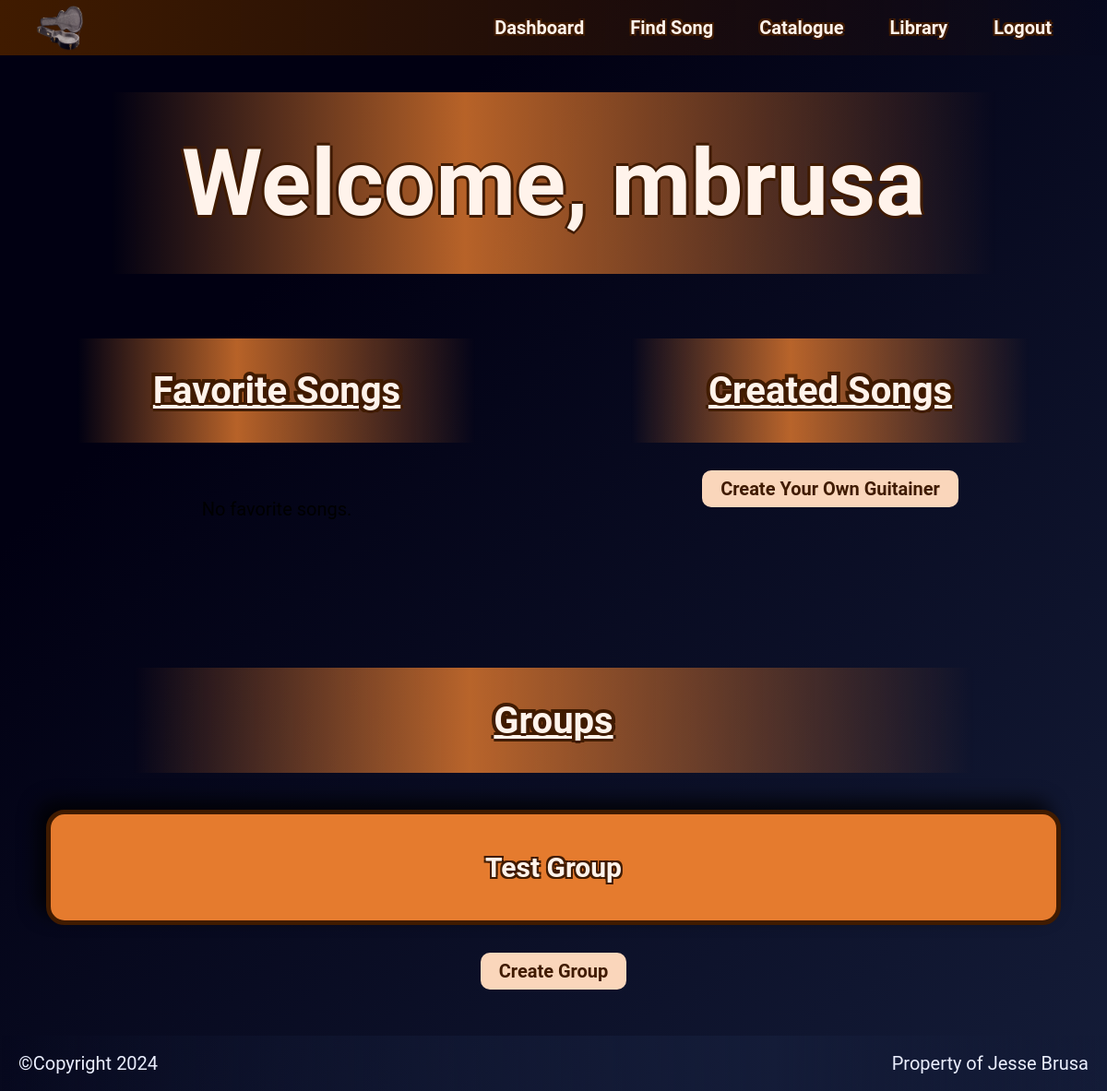
The app's page /dashboard/ (signed in), older data.
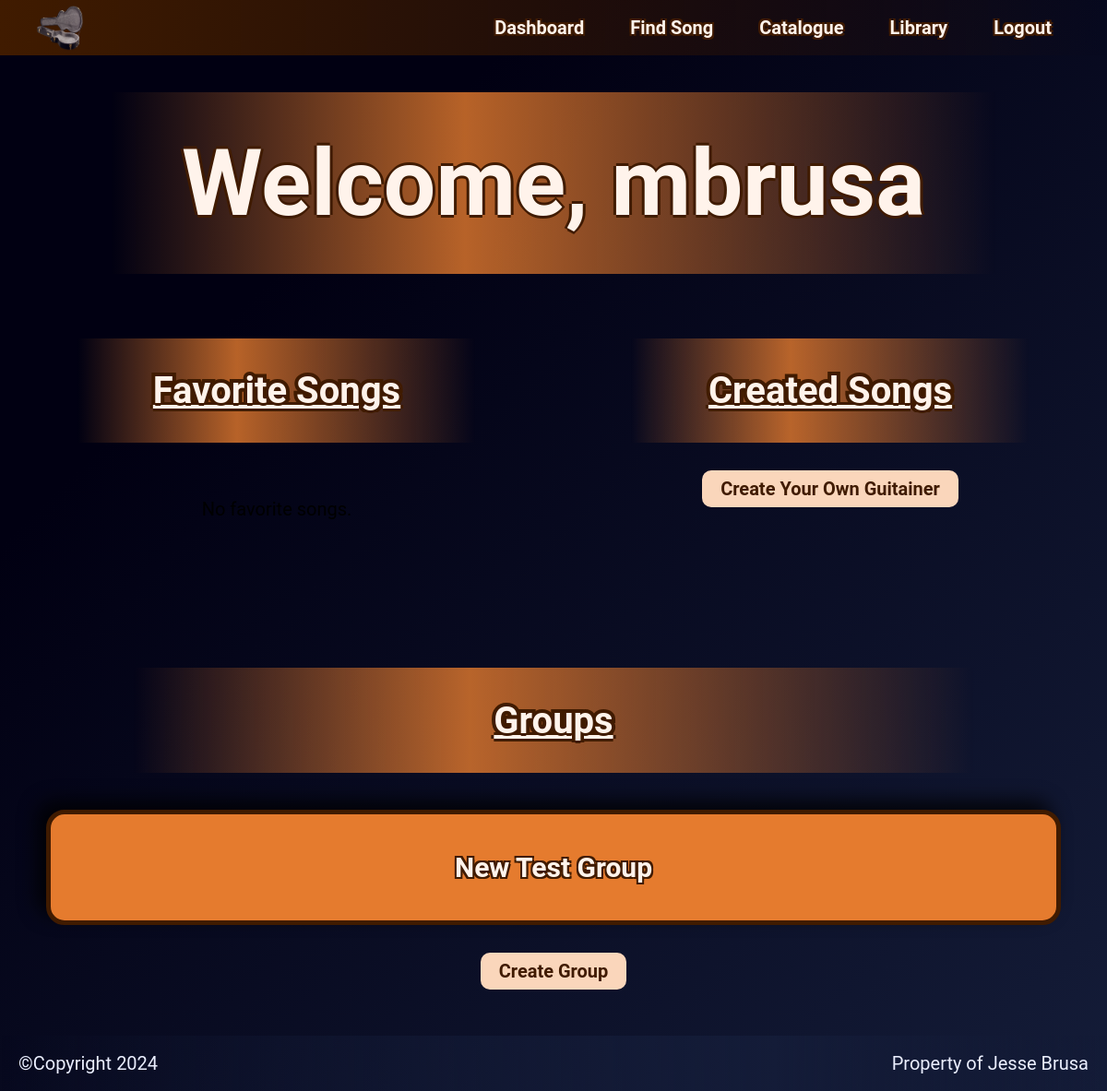
The same page, newer data.
### groups/models.py (models this page shows, shortened)
class GroupUser(models.Model):
    group = models.ForeignKey(Group, on_delete=models.CASCADE)
    user = models.ForeignKey(User, on_delete=models.CASCADE)
    admin = models.BooleanField(default=False)
    accept = models.BooleanField(default=False)

class Group(models.Model):
    name = models.CharField(max_length=255)
    message = models.TextField()

### dashboard/views.py (the view)
# urls.py: path('dashboard/', DashboardView.as_view(), name='dashboard'),
class DashboardView(LoginRequiredMixin, View):
    def get(self, request, *args, **kwargs):
        favorite_songs = Song.objects.select_related('songurl').filter(usersong__favorite=True, usersong__user=request.user)
        created_songs = Song.objects.select_related('songurl').filter(created=request.user)
        user_groups = GroupUser.objects.select_related('group').filter(user=request.user)
        group_ids = [group_user.group.id for group_user in user_groups]
        context = {
            'favorite_songs': favorite_songs,
            'created_songs': created_songs,
            'user_groups': user_groups,
            'group_ids': group_ids,
        }
        return render(request, 'base/dashboard.html', context)

### dashboard/templates/base/dashboard.html (shortened to what this page needs)
{% extends 'base/main.html' %}
{% block content %}
    <div class="bodyContainer">
        <div class="headerContainer" >
            <h1 class="dashboardHeader">Welcome, {{ user.username }}</h1>
        </div>
        <div class="dashboardContainer">
            <div>
                <div class="headerContainer">
                    <h2>Favorite Songs</h2>
                </div>
                <ul class="songListContainerHor" style="display: flex; gap: 1rem;">
                    {% for song in favorite_songs %}
                        <li data-song-id="{{ song.id }}" class="musicCardHor">
                            <a href="{% url 'song-detail' song.id %}">
                                <img src="{{ song.songurl.img }}" alt="picture of song from google">
                                <div class="titleArtist">
                                    <p class="title">{{ song.title }}</p>
                                    <p>{{ song.artist }}</p>
                                </div>
                            </a>
                    {% empty %}
                        <p>No favorite songs.</p>
                    {% endfor %}
                </ul>
            </div>
            <div>
                <div class="headerContainer">
                    <h2>Created Songs</h2>
                </div>
                <ul class="songListContainerHor" style="display: flex;">
                <div class="button-container">
                    <a href="{% url 'create-guitainer' %}" class="createSongBtn">Create Your Own Guitainer</a>
                </div>
            </div>
            <div>
                <div class="headerContainer">
                    <h2>Groups</h2>
                </div>
                <ul class="songListContainerHor" style="display: flex; gap: 1rem;">
                    {% for group_user in user_groups %}
                        {% if group_user.accept %}
                            <li class="musicCardHor">
                                <a href="{% url 'group-page' group_user.group.id %}">
                                    <p class="groupName">{{ group_user.group.name }}</p>
                                </a>
                            </li>
                        {% endif %}
                    {% empty %}
                        <p>No Groups</p>
                    {% endfor %}
                </ul>
                <div class="button-container">
                    <a href="{% url 'create-group' %}" class="createGroupBtn">Create Group</a>
                </div>
            </div>
        </div>
        {% include 'base/footer.html' %}
    </div>
    {% load static %}
{% endblock %}

### components/templates/base/main.html (shortened to what this page needs)
{% load static %}
<!DOCTYPE html>
<html lang="en">
<head>
    <link rel="stylesheet" href="{% static 'css/stylesheet.css' %}">
</head>
<body>
    {% include 'base/nav.html' %}
    {% block content %}
    {% endblock %}
</body>
</html>

### components/templates/base/nav.html (shortened to what this page needs)
{% load static %}
<nav class="navbar navbar-expand-lg navbar-light bg-light d-none d-lg-block">
    <ul class="navbar-nav largeNavBar">
            <li style="margin-right: auto;"><a href="{% url 'landing-page' %}"><img src="{% static 'images/case-open.png' %}" alt="Case Open"></a></li>
        {% if user.is_authenticated %}
            <li class="nav-item"><a class="nav-link" href="{% url 'dashboard' %}">Dashboard</a></li>
            <li class="nav-item"><a class="nav-link" href="{% url 'find-song' %}">Find Song</a></li>
            {% if request.path == '/library/' %}
                <li class="nav-item"><a class="nav-link" href="{% url 'catalogue' %}">Catalogue</a></li>
            {% elif request.path == '/catalogue/'%}
                <li class="nav-item"><a class="nav-link" href="{% url 'library' %}">Library</a></li>
            {% else %}
                <li class="nav-item"><a class="nav-link" href="{% url 'catalogue' %}">Catalogue</a></li>
                <li class="nav-item"><a class="nav-link" href="{% url 'library' %}">Library</a></li>
            {% endif %}
            <li class="nav-item"><a class="nav-link" href="{% url 'logout' %}">Logout</a></li>
        {% endif %}
    </ul>
</nav>

### components/templates/base/footer.html (shortened to what this page needs)
<footer id="footer">
    <p>&copy;Copyright <span id="currentYear"></span></p>
    <p style="text-align: right;">Property of Jesse Brusa</p>
</footer>

### static/css/stylesheet.css (style rules this page uses)
* { font-size: 20px; box-sizing: border-box; }
html { height: 100%; background-image: linear-gradient(to bottom right, #010012 25%, #141C38); background-attachment: fixed; }
body { margin: 0; padding: 0; font-family: 'Roboto', sans-serif; background-color: transparent; min-height: 100vh; width: 100%; display: flex; flex-direction: column; }
.bodyContainer { flex: 1; width: 100%; display: flex; flex-direction: column; justify-content: space-between; align-items: center; }
.dashboardContainer { width: 100%; display: flex; justify-content: space-evenly; align-items: flex-start; flex-wrap: wrap; }
.dashboardContainer > div { flex: 1; margin: 1.5rem; min-width: 380px; display: flex; flex-direction: column; justify-content: center; align-items: center; }
.dashboardContainer > div > .headerContainer h2 { text-decoration: underline; font-size: 2rem; color: #FFF3EB; font-weight: bolder; background-color: #401B00; background-clip: text; -webkit-text-stroke-color: transparent; -webkit-text-stroke-width: 8px; -webkit-background-clip: text; }
.dashboardContainer .groupName { display: flex; width: 100%; justify-content: center; align-items: center; font-size: 1.5rem; }
.dashboardContainer .button-container { display: flex; justify-content: center; align-items: center; flex-grow: 1; margin: .5rem; margin-top: -1rem; }
.dashboardContainer .button-container a { text-decoration: none; border-radius: .5rem; height: 2rem; background-color: #FAD6BB; color: #401B00; font-size: 1rem; font-weight: bolder; margin: .5rem; display: flex; justify-content: center; align-items: center; padding: .5rem 1rem .5rem 1rem; }
footer { width: 100%; height: 60px; background-image: linear-gradient(to right, transparent, #141C38 70%, transparent); display: flex; justify-content: space-between; align-items: center; color: #EBEFFF; }
footer p { margin: 1rem; font-size: 1rem; }
.headerContainer { background-image: linear-gradient(to right, transparent, rgba(229, 123, 46, .8) 40%, transparent); width: 80%; text-align: center; color: #FFF3EB; text-shadow: -3px 0 #401B00, 0 3px #401B00, 3px 0 #401B00, 0 -3px #401B00; margin-top: 2rem; }
.headerContainer h1 { font-size: 5rem; margin: 0; padding: 2rem; }
.songListContainerHor { width: 100%; display: none; flex-direction: column; align-items: center; padding: 1rem; }
.songListContainerHor a { display: flex; width: 100%; height: 100%; }
.songListContainerHor .musicCardHor { width: 100%; min-width: 350px; height: 125px; background-color: #E57B2E; border-radius: 1rem; display: flex; flex-direction: row; justify-content: space-between; align-items: center; text-align: center; box-shadow: -10px -10px 20px rgba(0, 0, 0, 0.8); transition: transform 0.3s ease, box-shadow 0.3s ease; border: 5px solid #401B00; }
@media (max-width: 1250px) { .headerContainer h1 { text-align: center; } }
@media (max-width: 1250px) { .largeNavBar li a { font-size: 1rem; } }
@media (min-width: 900px) { .songListContainerHor { display: none; } }

### components/templates/base/nav.html (style rules this page uses)
img { height: 50px; width: 50px; display: flex; justify-content: center; align-items: center; }
.navbar-nav { display: flex; justify-content: flex-end; align-items: center; gap: 30px; margin-right: 50px; margin-top: 0; height: 100%; }
.navbar-nav li { list-style: none; }
li a { text-decoration: none; color: #FFF3EB; text-shadow: -2px -2px 0 #401B00, 2px -2px 0 #401B00, -2px 2px 0 #401B00, 2px 2px 0 #401B00; font-size: 30px; margin: 10px; font-weight: bold; }
.navbar { background-image: linear-gradient(to right, #401B00, transparent); width: 100%; height: 3rem; }

Row changes from the older to the newer data that the page shows:
removed GroupUser: group.name "Test Group"
added GroupUser: group.name "New Test Group"
